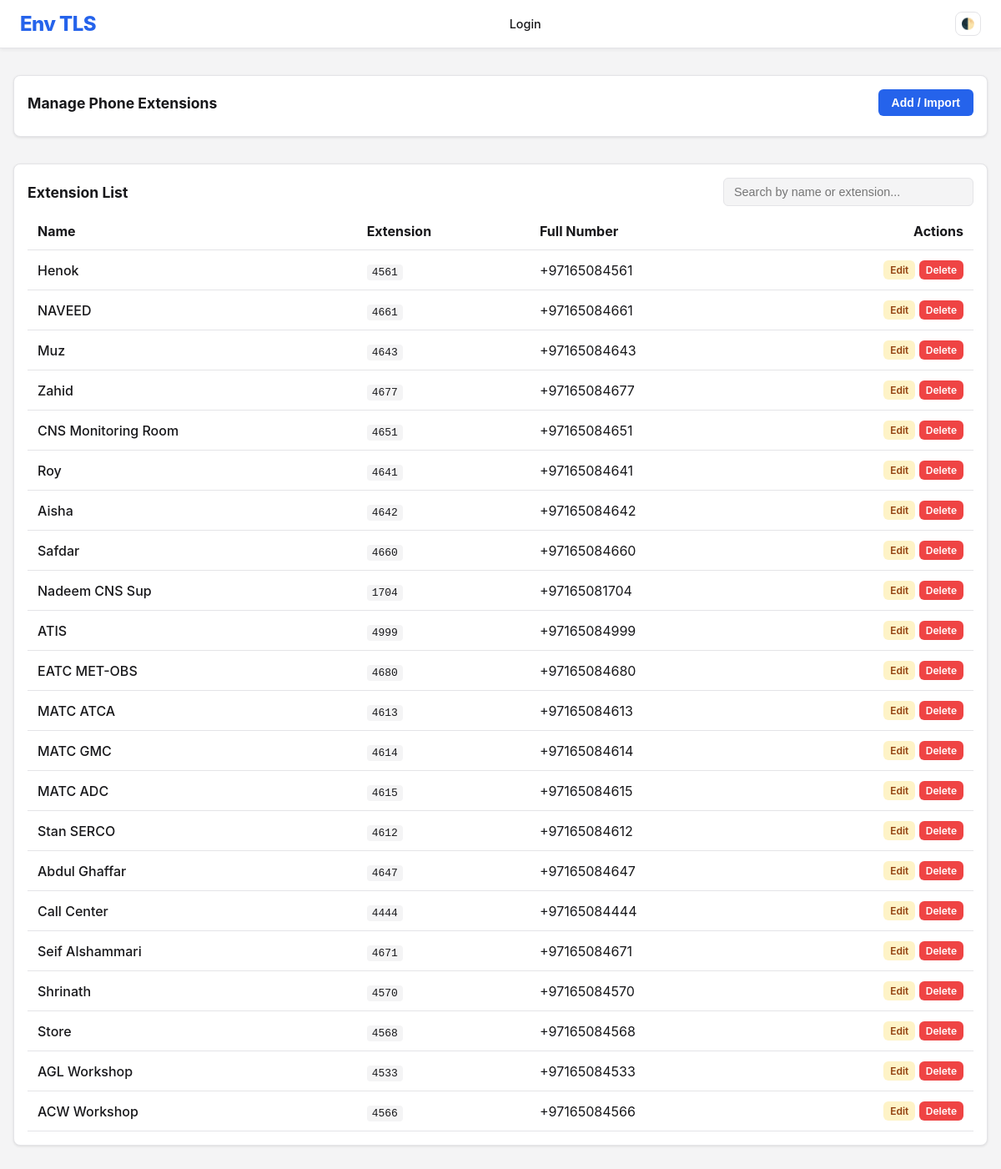
Screenshot of /phone-extensions/manage/ with the database file from the repository.
### phone_extension/models.py (models this page shows, shortened)
class PhoneExtension(models.Model):
    name = models.CharField(max_length=100)
    extension_number = models.CharField(max_length=20, verbose_name="Extension Number")
    full_number = models.CharField(max_length=50, blank=True, null=True, verbose_name="Full Number")

### phone_extension/views.py (the view, shortened to what this page needs)
# urls.py: path('manage/', views.phone_extension_manage, name='phone_extension_manage'),
def phone_extension_manage(request):
    extensions = PhoneExtension.objects.all()
    form = PhoneExtensionForm()
    csv_form = CSVUploadForm()
    context = {
        'extensions': extensions,
        'form': form,
        'csv_form': csv_form,
    }
    return render(request, 'phone_extension/manage.html', context)

### phone_extension/forms.py
class PhoneExtensionForm(forms.ModelForm):
    class Meta:
        model = PhoneExtension
        fields = ['name', 'extension_number', 'full_number']
        widgets = {
            'name': forms.TextInput(attrs={'class': 'form-control', 'placeholder': 'Name'}),
            'extension_number': forms.TextInput(attrs={'class': 'form-control', 'placeholder': 'Extension Number'}),
            'full_number': forms.TextInput(attrs={'class': 'form-control', 'placeholder': 'Full Number (Optional)'}),
        }

class CSVUploadForm(forms.Form):
    csv_file = forms.FileField(label='Select a CSV file', widget=forms.FileInput(attrs={'class': 'form-control', 'accept': '.csv'}))

### phone_extension/templates/phone_extension/manage.html (shortened to what this page needs)
{% extends 'base.html' %} {% block title %}Manage Extensions | Env TLS{% endblock %} {% block content %}
<div class="card" style="margin-bottom: 2rem;">
    <div class="card-header">
        <span>Manage Phone Extensions</span>
        <button onclick="toggleForms()" class="btn btn-primary" id="toggleBtn">Add / Import</button>
    </div>
</div>
<div class="card">
    <div class="card-header">
        <span>Extension List</span>
        <input type="text" id="jsSearchInput" placeholder="Search by name or extension..."
            style="padding: 8px 12px; font-size: 0.9rem; width: 300px; margin: 0;">
    </div>
    <div class="card-body">
        <div style="overflow-x: auto">
            <table id="extensionsTable">
                <thead>
                    <tr>
                        <th>Name</th>
                        <th>Extension</th>
                        <th>Full Number</th>
                        <th style="text-align: right;">Actions</th>
                    </tr>
                </thead>
                <tbody>
                    {% for ext in extensions %}
                    <tr class="extension-row">
                        <td class="ext-name" style="font-weight: 500">{{ ext.name }}</td>
                        <td>
                            <span class="ext-number"
                                style="background: var(--bg-color); padding: 2px 6px; border-radius: 4px; font-family: monospace;">{{ ext.extension_number }}</span>
                        </td>
                        <td>{{ ext.full_number|default:"-" }}</td>
                        <td style="text-align: right;">
                            <a href="{% url 'phone_extension_edit' ext.pk %}" class="btn"
                                style="background: #fef3c7; color: #92400e; padding: 4px 8px; font-size: 0.75rem;">Edit</a>
                            <a href="{% url 'phone_extension_delete' ext.pk %}" class="btn btn-danger"
                                style="padding: 4px 8px; font-size: 0.75rem;">Delete</a>
                        </td>
                    </tr>
                    {% empty %}
                    <tr id="noResultsRow">
                        <td colspan="4" style="text-align: center; opacity: 0.6; padding: 2rem;">No extensions found.
                        </td>
                    </tr>
                    {% endfor %}
                </tbody>
            </table>
        </div>
    </div>
</div>
{% endblock %}

### templates/base.html (style rules this page uses)
:root { --bg-color: #f4f4f5; --text-color: #18181b; --card-bg: #ffffff; --border-color: #e4e4e7; --primary-color: #2563eb; --primary-hover: #1d4ed8; --danger-color: #ef4444; }
body { font-family: -apple-system, BlinkMacSystemFont, "Segoe UI", Roboto, "Helvetica Neue", Arial, sans-serif; background-color: var(--bg-color); color: var(--text-color); margin: 0; padding: 0; transition: background-color 0.3s, color 0.3s; }
.btn { display: inline-block; padding: 0.5rem 1rem; border-radius: 0.375rem; text-decoration: none; cursor: pointer; border: none; font-size: 0.875rem; font-weight: 600; transition: background-color 0.2s; }
.btn-primary { background-color: var(--primary-color); color: white; }
.btn-danger { background-color: var(--danger-color); color: white; }
.card { background-color: var(--card-bg); border: 1px solid var(--border-color); border-radius: 0.5rem; padding: 1rem; box-shadow: 0 1px 3px 0 rgba(0, 0, 0, 0.1); }
.card-header { font-weight: bold; margin-bottom: 0.5rem; font-size: 1.1rem; display: flex; justify-content: space-between; align-items: center; }
input, textarea, select { width: 100%; padding: 0.5rem; border-radius: 0.375rem; border: 1px solid var(--border-color); background-color: var(--bg-color); color: var(--text-color); box-sizing: border-box; }
table { width: 100%; border-collapse: collapse; }
th, td { text-align: left; padding: 0.75rem; border-bottom: 1px solid var(--border-color); }

### rows the page displays
PhoneExtension: name "Henok", extension_number "4561", full_number "+97165084561"
PhoneExtension: name "NAVEED", extension_number "4661", full_number "+97165084661"
PhoneExtension: name "Muz", extension_number "4643", full_number "+97165084643"
PhoneExtension: name "Zahid", extension_number "4677", full_number "+97165084677"
PhoneExtension: name "CNS Monitoring Room", extension_number "4651", full_number "+97165084651"
PhoneExtension: name "Roy", extension_number "4641", full_number "+97165084641"
PhoneExtension: name "Aisha", extension_number "4642", full_number "+97165084642"
PhoneExtension: name "Safdar", extension_number "4660", full_number "+97165084660"
PhoneExtension: name "Nadeem CNS Sup", extension_number "1704", full_number "+97165081704"
PhoneExtension: name "ATIS", extension_number "4999", full_number "+97165084999"
PhoneExtension: name "EATC MET-OBS", extension_number "4680", full_number "+97165084680"
PhoneExtension: name "MATC ATCA", extension_number "4613", full_number "+97165084613"
PhoneExtension: name "MATC GMC", extension_number "4614", full_number "+97165084614"
PhoneExtension: name "MATC ADC", extension_number "4615", full_number "+97165084615"
PhoneExtension: name "Stan SERCO", extension_number "4612", full_number "+97165084612"
PhoneExtension: name "Abdul Ghaffar", extension_number "4647", full_number "+97165084647"
PhoneExtension: name "Call Center", extension_number "4444", full_number "+97165084444"
PhoneExtension: name "Seif Alshammari", extension_number "4671", full_number "+97165084671"
PhoneExtension: name "Shrinath", extension_number "4570", full_number "+97165084570"
PhoneExtension: name "Store", extension_number "4568", full_number "+97165084568"
PhoneExtension: name "AGL Workshop", extension_number "4533", full_number "+97165084533"
PhoneExtension: name "ACW Workshop", extension_number "4566", full_number "+97165084566"
